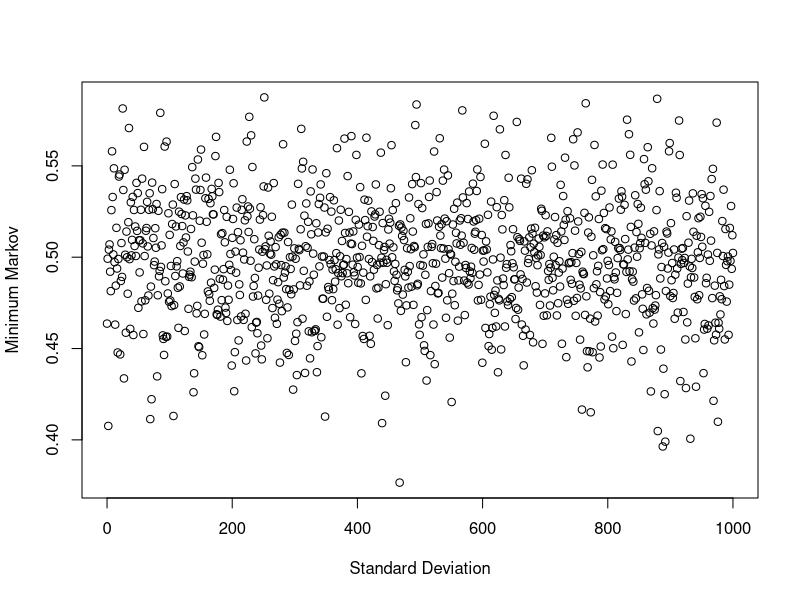
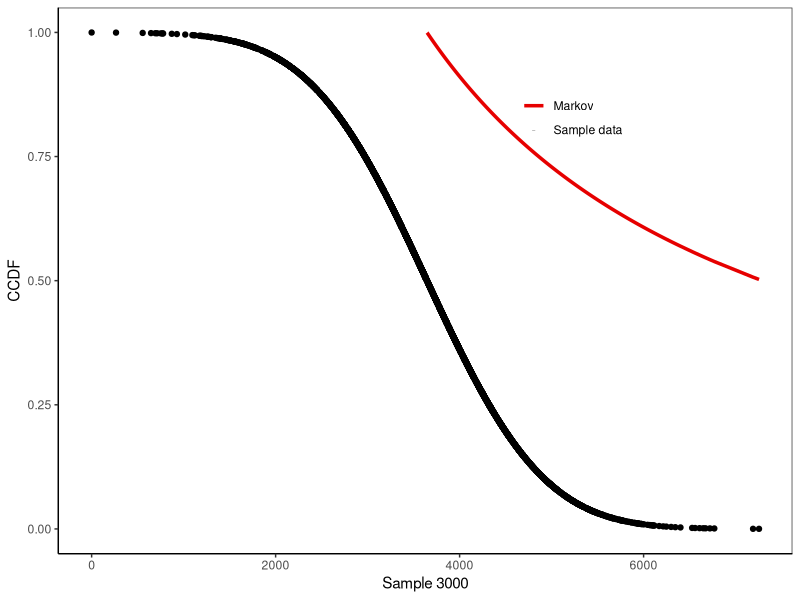

Generate these figures, in order, with R:
library(mixtools)
library(tidyverse)

# Here we will compare how tight MI when changing Gaussian parameters

sd_seq <- seq(0.001, 1000, length.out = 1000)
results <- data.frame()

for(j in 1:length(sd_seq)){
  m <- 5
  sd <- sd_seq[j]
  gaussian_narrow <- sort(rnorm(3000, mean = m, sd = sd))
  translation <- min(gaussian_narrow)
  gaussian_narrow_transf <- gaussian_narrow - translation
  
  # compute the expected value
  ev <- m - translation
  p_a <- c()
  markov <- c()
  # get a random high quantile
  for (i in 1:length(gaussian_narrow_transf)) {
    p_a[i] <- 1 - pnorm(gaussian_narrow_transf[i], mean = m - translation, sd = sd)
    markov[i] <- ev / gaussian_narrow_transf[i]
  }
  
  res <- c(min(markov), 1-max(p_a), sd)
  results <- rbind(results, res)
}


names(results) <- c("markov", "p", "sd")
plot(y = results$markov -results$p, x = results$sd, xlab = "Standard Deviation", ylab = "Minimum Markov")

colors <- c(
  "Sample data" = "#000000",
  "Markov" = "#e60000"
)
data.frame(x = gaussian_narrow_transf, y = p_a, m = markov) %>%
  ggplot() +
  geom_point(aes(x = x, y = y, color = "Sample data")) +
  geom_line(aes(x = x, y = m, color = "Markov"), size = 1.2) +
  labs(
    y = "CCDF",
    x = paste0("Sample ", i),
    color = ""
  ) +
  theme_bw() +
  theme(
    legend.position = c(0.70, 0.82),
    legend.background = element_rect(fill = alpha("white", 0.)),
    panel.grid.major = element_blank(), panel.grid.minor = element_blank(),
    panel.background = element_blank(), axis.line = element_line(colour = "black")
  ) +
  guides(colour = guide_legend(override.aes = list(
    shape = c(95, 95),
    linetype = c(1, 1),
    size = c(1, 1)
  ))) +
  ylim(0, 1) +
  scale_color_manual(values = colors) +
  guides(fill = guide_legend(override.aes = list(
    shape = c(0, 0),
    linetype = c(1, 1),
    size = c(1, 1)
  )))

summary(lm(data = results, markov ~ sd))
